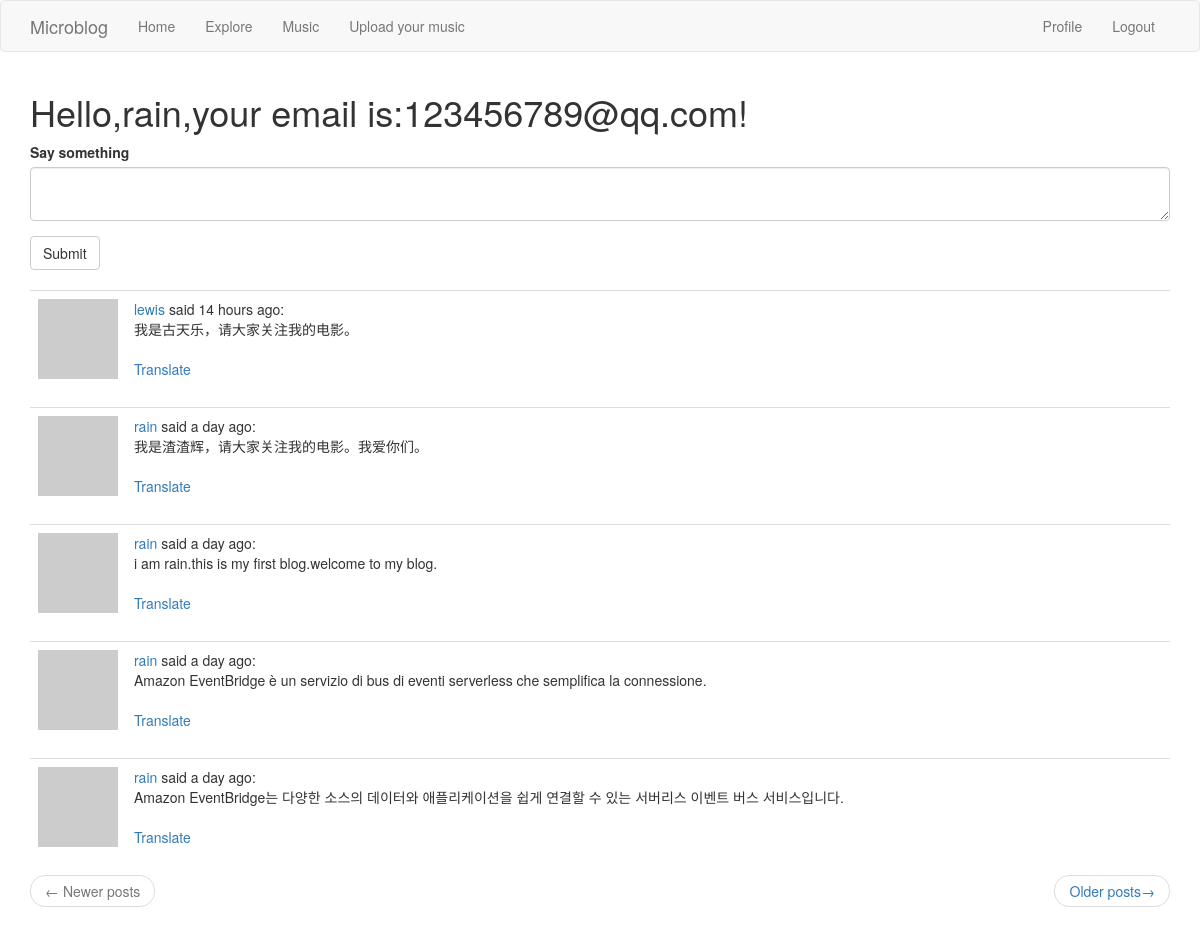
The page /index (signed in) on the database its author committed.
### app/models.py (models this page shows, shortened)
class User(UserMixin,db.Model):
    id = db.Column(db.Integer, primary_key=True)
    username = db.Column(db.String(64), index=True,unique=True)
    email = db.Column(db.String(120), index=True,unique=True)
    password_hash = db.Column(db.String(128))
    posts = db.relationship('Post',backref='author',lazy='dynamic')
    about_me = db.Column(db.String(140))
    last_seen = db.Column(db.DateTime,default=datetime.utcnow)
    followed = db.relationship(
        'User',
        secondary = followers,
        primaryjoin = (followers.c.follower_id==id),
        secondaryjoin = (followers.c.followed_id==id),
        backref = db.backref('followers',lazy='dynamic'),
        lazy='dynamic'
        )
    def avatar(self,size):
        digest = md5(self.email.lower().encode('utf-8')).hexdigest()
        return 'https://www.gravatar.com/avatar/{}?d=identicon&s={}'.format(digest,size)
    def followed_posts(self):
        followed_posts =  Post.query.join(
            followers,(followers.c.followed_id==Post.user_id)).filter(
                    followers.c.follower_id==self.id)
        own = Post.query.filter_by(user_id = self.id)
        return followed_posts.union(own).order_by(Post.timestamp.desc())

class Post(db.Model):
    id = db.Column(db.Integer,primary_key=True)
    body = db.Column(db.String(140))
    timestamp = db.Column(db.DateTime,index=True,default=datetime.utcnow)
    user_id = db.Column(db.Integer,db.ForeignKey('user.id'))
    language = db.Column(db.String(5))

### app/routes.py (the view, shortened to what this page needs)
@app.route('/',methods=['GET','POST'])
@app.route('/index',methods=['GET','POST'])
@login_required
def index():
    form = PostForm()
    page = request.args.get('page',1,type=int)
    posts = current_user.followed_posts().paginate(page,app.config['POSTS_PER_PAGE'],False)
    next_url = url_for('index',page=posts.next_num) if posts.has_next else None
    prev_url = url_for('index',page=posts.prev_num) if posts.has_prev else None
    return render_template('index.html',title='Home Page',form=form,posts=posts.items,next_url=next_url,prev_url=prev_url)

### app/forms.py
class PostForm(FlaskForm):
    post = TextAreaField('Say something',validators=[DataRequired(),Length(min=1,max=140)])
    submit = SubmitField('Submit')

### app/models.py (called while the page is built)
@login.user_loader
def load_user(id):
    return User.query.get(int(id))

### app/routes.py (called while the page is built)
@app.before_request
def before_request():
    if current_user.is_authenticated:
        current_user.last_seen = datetime.utcnow()
        db.session.commit()

### app/templates/index.html
{% extends "base.html"%}
{% import 'bootstrap/wtf.html' as wtf %}
{% block app_content %}
	<h1>Hello,{{current_user.username}},your email is:{{current_user.email}}!</h1>
	{% if form %}
        {{ wtf.quick_form(form) }}
	<br>
	{% endif %}
	{% for post in posts %}
		{% include '_post.html' %}
	{% endfor %}
	<nav aria-label="...">
		<ul class="pager">
			<li class="previous{% if not prev_url %} disabled{% endif %}">
				<a href="{{ prev_url or '#' }}">
					<span aria-hidden="true">&larr;</span> Newer posts
				</a>
			</li>
			<li class="next{% if not next_url %} disabled{% endif %}">
				<a href="{{ next_url or '#' }}">
					Older posts<span aria-hidden="true">&rarr;</span>
				</a>
			</li>
		</ul>
	</nav>
{% endblock %}

### app/templates/_post.html
<table class="table table-hover">
	<tr>
		<td width="70px">
			<a href="{{ url_for('user',username=post.author.username) }}">
				<img src="{{ post.author.avatar(70) }}">
			</a>
		</td>
		<td>
			<a href="{{ url_for('user',username=post.author.username) }}">{{ post.author.username }}</a>
			said {{ moment(post.timestamp).fromNow() }}:
			<br>
			<span id="post{{ post.id }}">{{ post.body }}</span>
			{% if post.language and post.language != g.locale %}
				<br><br>
				<span id="translation{{ post.id }}">
					<a href="javascript:translate('#post{{ post.id }}','#translation{{ post.id }}','{{ post.language }}','{{ g.locale }}')">{{ _('Translate') }}</a>
				</span>
			{% endif %}
		</td>
        </tr>
</table>

### rows shown on the page
User: username "rain", email "123456789@qq.com"
Post: author.username "lewis", timestamp "14 hours ago", body "我是古天乐，请大家关注我的电影。"
Post: author.username "rain", timestamp "a day ago", body "我是渣渣辉，请大家关注我的电影。我爱你们。"
Post: author.username "rain", timestamp "a day ago", body "i am rain.this is my first blog.welcome to my blog."
Post: author.username "rain", timestamp "a day ago", body "Amazon EventBridge è un servizio di bus di eventi serverless che semplifica la connessione."
Post: author.username "rain", timestamp "a day ago", body "Amazon EventBridge는 다양한 소스의 데이터와 애플리케이션을 쉽게 연결할 수 있는 서버리스 이벤트 버스 서비스입니다."
